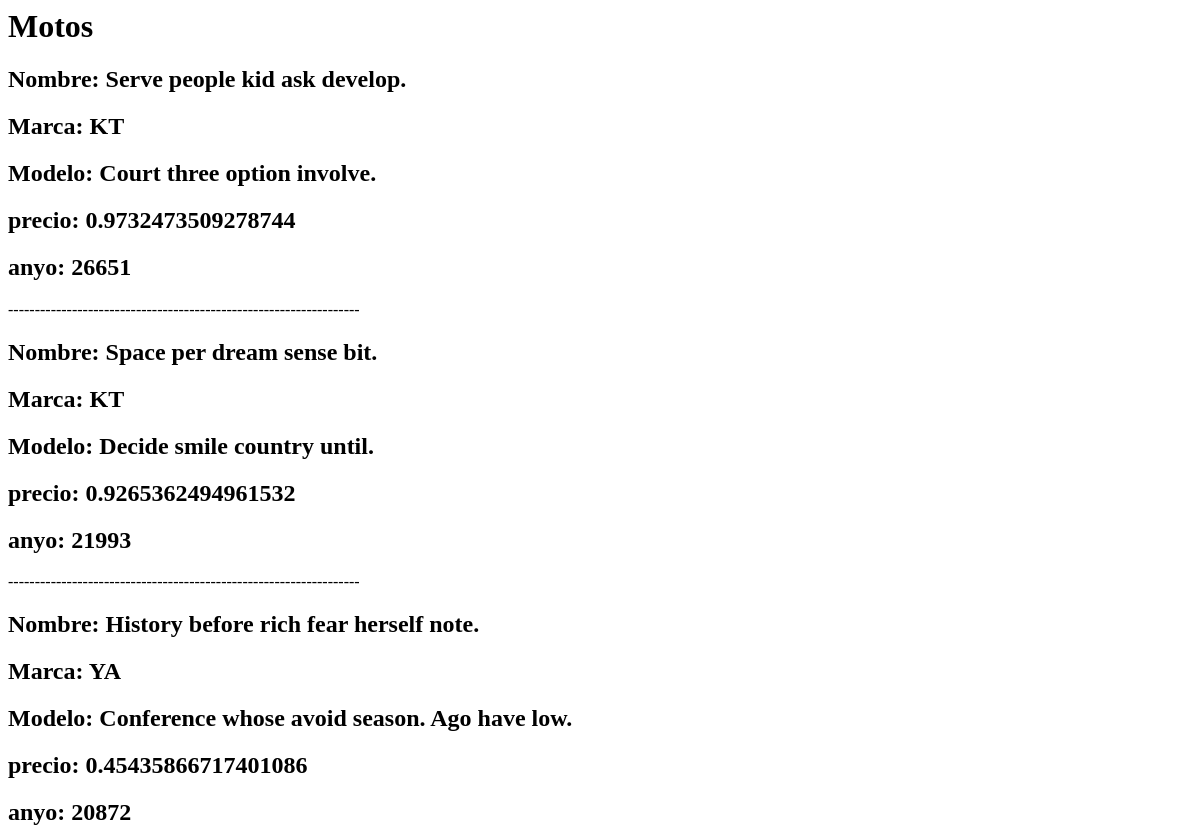
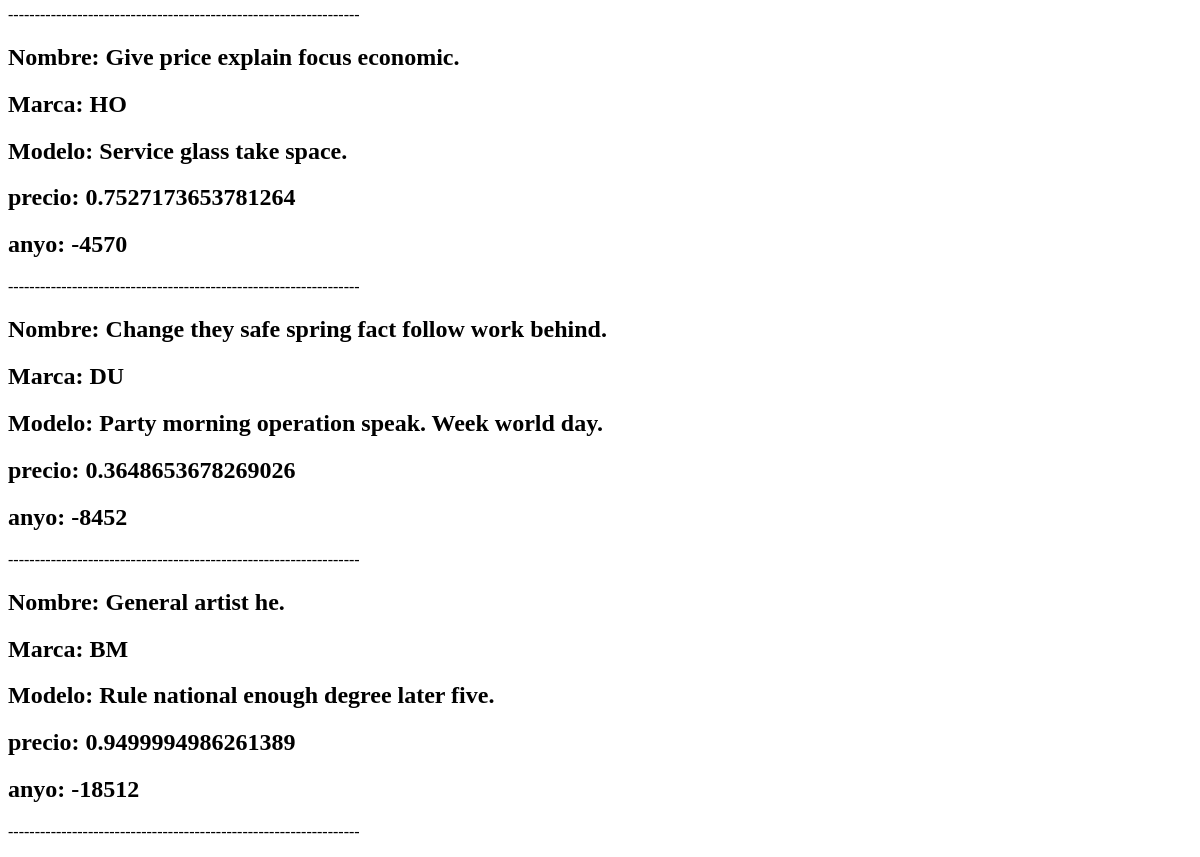
/motos/anyo/10, run on an earlier commit of the app's database (2 pictures, top to bottom).
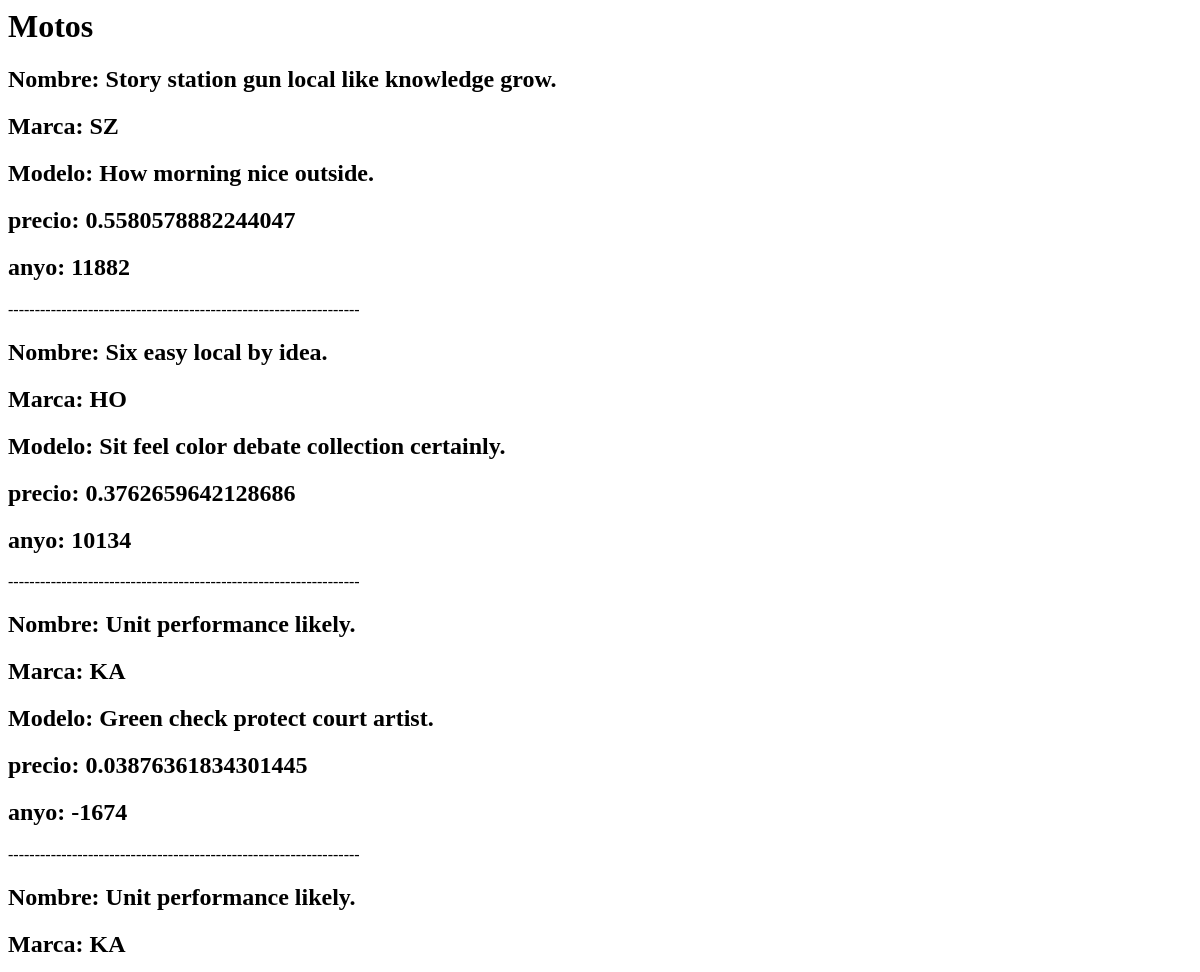
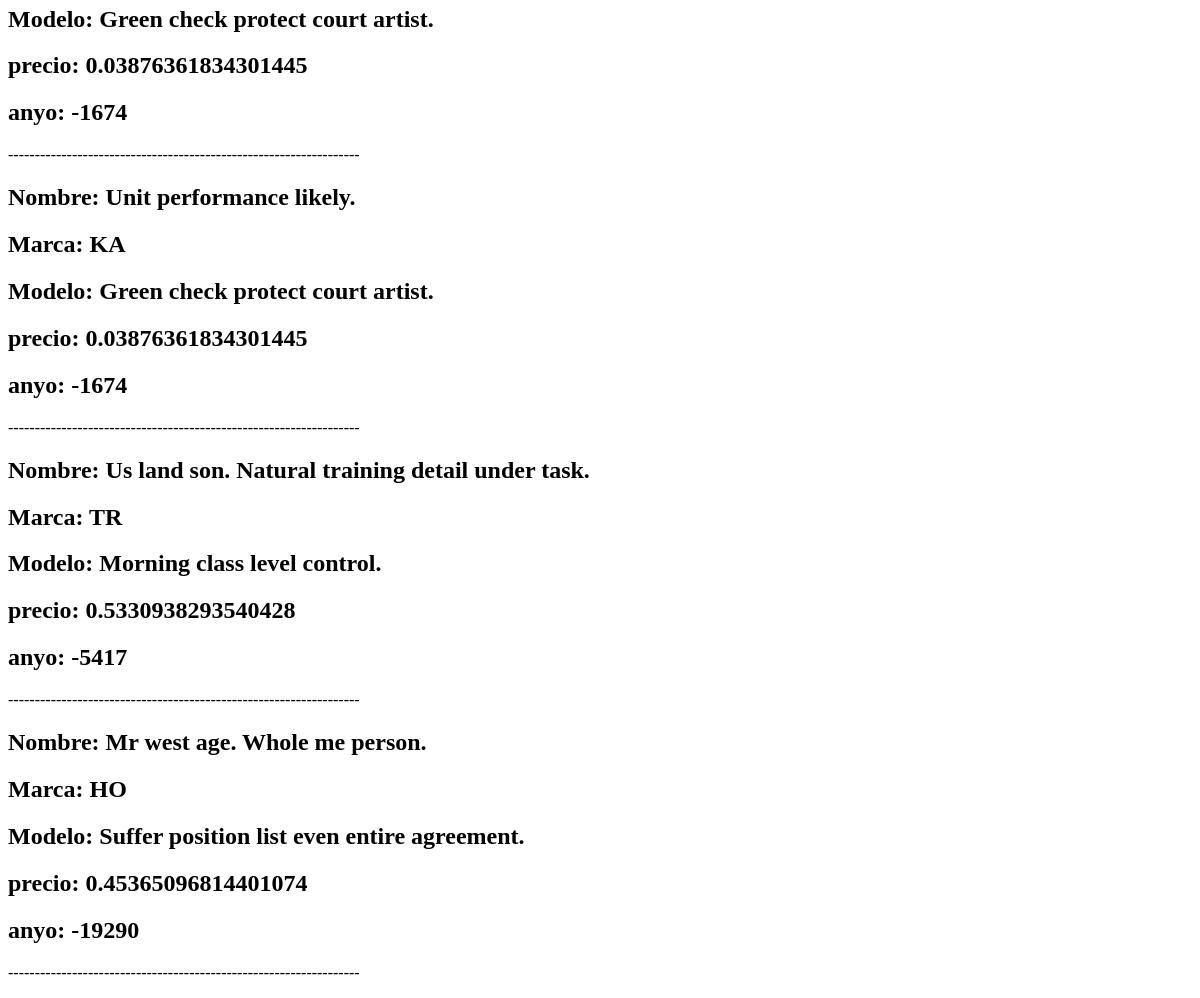
And on a later commit of the database (2 pictures, top to bottom).
### moto/models.py (models this page shows)
class Moto(models.Model):
    nombre = models.CharField(max_length=50)
    MARCA = [
        ("KA","Kawasaki"),
        ("YA","Yamaha"),
        ("DU","Ducati"),
        ("HO","Honda"),
        ("BM","BMW"),
        ("TR","Triumph"),
        ("SZ","Suzuki"),
        ("KT","KTM"),
    ]
    marca = models.CharField(max_length=2, choices=MARCA)
    modelo = models.CharField(max_length=50)
    año = models.IntegerField()
    precio = models.FloatField()
    usuario = models.ManyToManyField(Usuario, through="VentaMoto")

### moto/views.py (the view)
# urls.py: path("motos/anyo/<int:idus>", views.motos_desc, name="motos_desc"),
def motos_desc(request, idus):
    motos = (Moto.objects.prefetch_related("usuario")).all()
    motos = motos.filter(usuario__id = idus).order_by("-año")
    return render(request, "motos/desc.html", {"motos_desc":motos})

### moto/templates/motos/desc.html (shortened to what this page needs)
<!DOCTYPE>
<html>
    <head>
    </head>
    <body>
        <h1>Motos</h1>
        {% for moto in motos_desc %}
            <div>
                <h2>Nombre: {{moto.nombre}}</h2>
                <h2>Marca: {{moto.marca}}</h2>
                <h2>Modelo: {{moto.modelo}}</h2>
                <h2>precio: {{moto.precio}}</h2>
                <h2>anyo: {{moto.año}}</h2>
                <p>------------------------------------------------------------------</p>
            </div>
        {% endfor %}
    </body>
</html>

What changed in the data, as far as the page shows it:
no longer on this page (row edited): Moto: nombre "Serve people kid ask develop.", marca "KT", modelo "Court three option involve.", precio "0.9732473509278744", año "26651"
removed Moto: nombre "Space per dream sense bit.", marca "KT", modelo "Decide smile country until.", precio "0.9265362494961532", año "21993"
no longer on this page (row edited): Moto: nombre "History before rich fear herself note.", marca "YA", modelo "Conference whose avoid season. Ago have low.", precio "0.45435866717401086", año "20872"
removed Moto: nombre "Give price explain focus economic.", marca "HO", modelo "Service glass take space.", precio "0.7527173653781264", año "-4570"
no longer on this page (row edited): Moto: nombre "Change they safe spring fact follow work behind.", marca "DU", modelo "Party morning operation speak. Week world day.", precio "0.3648653678269026", año "-8452"
removed Moto: nombre "General artist he.", marca "BM", modelo "Rule national enough degree later five.", precio "0.9499994986261389", año "-18512"
added Moto: nombre "Story station gun local like knowledge grow.", marca "SZ", modelo "How morning nice outside.", precio "0.5580578882244047", año "11882"
now on this page (row edited): Moto: nombre "Six easy local by idea.", marca "HO", modelo "Sit feel color debate collection certainly.", precio "0.3762659642128686", año "10134"
added Moto: nombre "Unit performance likely.", marca "KA", modelo "Green check protect court artist.", precio "0.03876361834301445", año "-1674"
added Moto: nombre "Us land son. Natural training detail under task.", marca "TR", modelo "Morning class level control.", precio "0.5330938293540428", año "-5417"
now on this page (row edited): Moto: nombre "Mr west age. Whole me person.", marca "HO", modelo "Suffer position list even entire agreement.", precio "0.45365096814401074", año "-19290"
